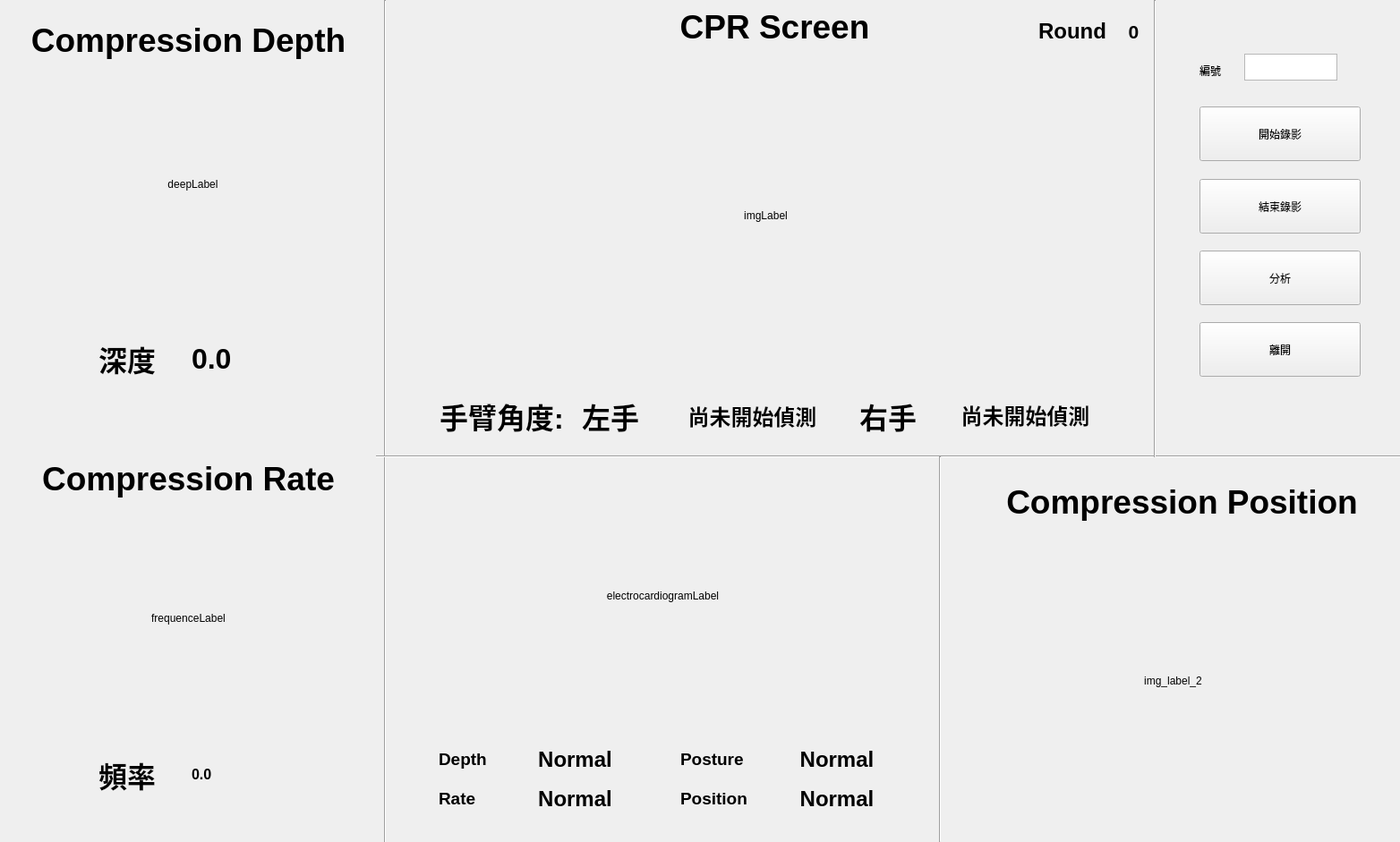
<?xml version="1.0" encoding="UTF-8"?>
<ui version="4.0">
 <class>Form</class>
 <widget class="QWidget" name="Form">
  <property name="geometry">
   <rect>
    <x>0</x>
    <y>0</y>
    <width>1564</width>
    <height>941</height>
   </rect>
  </property>
  <property name="windowTitle">
   <string>AI CPR </string>
  </property>
  <widget class="QLabel" name="img_label">
   <property name="geometry">
    <rect>
     <x>500</x>
     <y>60</y>
     <width>711</width>
     <height>361</height>
    </rect>
   </property>
   <property name="text">
    <string>imgLabel</string>
   </property>
   <property name="alignment">
    <set>Qt::AlignCenter</set>
   </property>
  </widget>
  <widget class="QPushButton" name="startVideo">
   <property name="geometry">
    <rect>
     <x>1340</x>
     <y>119</y>
     <width>180</width>
     <height>61</height>
    </rect>
   </property>
   <property name="text">
    <string>開始錄影</string>
   </property>
  </widget>
  <widget class="QPushButton" name="stopVideo">
   <property name="geometry">
    <rect>
     <x>1340</x>
     <y>200</y>
     <width>180</width>
     <height>61</height>
    </rect>
   </property>
   <property name="text">
    <string>結束錄影</string>
   </property>
  </widget>
  <widget class="QPushButton" name="exit_btn">
   <property name="geometry">
    <rect>
     <x>1340</x>
     <y>360</y>
     <width>180</width>
     <height>61</height>
    </rect>
   </property>
   <property name="text">
    <string>離開</string>
   </property>
  </widget>
  <widget class="QLabel" name="label_2">
   <property name="geometry">
    <rect>
     <x>1340</x>
     <y>70</y>
     <width>67</width>
     <height>17</height>
    </rect>
   </property>
   <property name="text">
    <string>編號</string>
   </property>
  </widget>
  <widget class="QTextEdit" name="Id">
   <property name="geometry">
    <rect>
     <x>1390</x>
     <y>60</y>
     <width>104</width>
     <height>30</height>
    </rect>
   </property>
  </widget>
  <widget class="QLabel" name="poseLabel">
   <property name="geometry">
    <rect>
     <x>470</x>
     <y>550</y>
     <width>541</width>
     <height>231</height>
    </rect>
   </property>
   <property name="text">
    <string>electrocardiogramLabel</string>
   </property>
   <property name="alignment">
    <set>Qt::AlignCenter</set>
   </property>
  </widget>
  <widget class="QLabel" name="frequenceLabel">
   <property name="geometry">
    <rect>
     <x>30</x>
     <y>590</y>
     <width>361</width>
     <height>201</height>
    </rect>
   </property>
   <property name="text">
    <string>frequenceLabel</string>
   </property>
   <property name="alignment">
    <set>Qt::AlignCenter</set>
   </property>
  </widget>
  <widget class="QLabel" name="deepLabel">
   <property name="geometry">
    <rect>
     <x>40</x>
     <y>100</y>
     <width>351</width>
     <height>211</height>
    </rect>
   </property>
   <property name="text">
    <string>deepLabel</string>
   </property>
   <property name="alignment">
    <set>Qt::AlignCenter</set>
   </property>
  </widget>
  <widget class="QPushButton" name="analysisBtn">
   <property name="geometry">
    <rect>
     <x>1340</x>
     <y>280</y>
     <width>180</width>
     <height>61</height>
    </rect>
   </property>
   <property name="text">
    <string>分析</string>
   </property>
  </widget>
  <widget class="QWidget" name="layoutWidget">
   <property name="geometry">
    <rect>
     <x>110</x>
     <y>350</y>
     <width>201</width>
     <height>101</height>
    </rect>
   </property>
   <layout class="QHBoxLayout" name="horizontalLayout_3">
    <item>
     <widget class="QLabel" name="label">
      <property name="font">
       <font>
        <pointsize>24</pointsize>
        <bold>true</bold>
       </font>
      </property>
      <property name="text">
       <string>深度</string>
      </property>
     </widget>
    </item>
    <item>
     <widget class="QLabel" name="depthLabel">
      <property name="font">
       <font>
        <pointsize>24</pointsize>
        <bold>true</bold>
       </font>
      </property>
      <property name="text">
       <string>0.0</string>
      </property>
     </widget>
    </item>
   </layout>
  </widget>
  <widget class="QWidget" name="layoutWidget">
   <property name="geometry">
    <rect>
     <x>110</x>
     <y>810</y>
     <width>201</width>
     <height>111</height>
    </rect>
   </property>
   <layout class="QHBoxLayout" name="horizontalLayout_4">
    <item>
     <widget class="QLabel" name="label_5">
      <property name="font">
       <font>
        <pointsize>24</pointsize>
        <bold>true</bold>
       </font>
      </property>
      <property name="text">
       <string>頻率</string>
      </property>
     </widget>
    </item>
    <item>
     <widget class="QLabel" name="frequencyLabel">
      <property name="font">
       <font>
        <pointsize>12</pointsize>
        <bold>true</bold>
       </font>
      </property>
      <property name="text">
       <string>0.0</string>
      </property>
     </widget>
    </item>
   </layout>
  </widget>
  <widget class="Line" name="line">
   <property name="geometry">
    <rect>
     <x>420</x>
     <y>0</y>
     <width>20</width>
     <height>981</height>
    </rect>
   </property>
   <property name="orientation">
    <enum>Qt::Vertical</enum>
   </property>
  </widget>
  <widget class="Line" name="line_2">
   <property name="geometry">
    <rect>
     <x>420</x>
     <y>500</y>
     <width>1211</width>
     <height>20</height>
    </rect>
   </property>
   <property name="orientation">
    <enum>Qt::Horizontal</enum>
   </property>
  </widget>
  <widget class="QLabel" name="label_8">
   <property name="geometry">
    <rect>
     <x>10</x>
     <y>10</y>
     <width>401</width>
     <height>71</height>
    </rect>
   </property>
   <property name="font">
    <font>
     <pointsize>24</pointsize>
     <bold>true</bold>
    </font>
   </property>
   <property name="text">
    <string>&lt;html&gt;&lt;head/&gt;&lt;body&gt;&lt;p align=&quot;center&quot;&gt;&lt;span style=&quot; font-size:28pt;&quot;&gt;Compression  Depth&lt;/span&gt;&lt;/p&gt;&lt;/body&gt;&lt;/html&gt;</string>
   </property>
  </widget>
  <widget class="QLabel" name="label_7">
   <property name="geometry">
    <rect>
     <x>0</x>
     <y>500</y>
     <width>421</width>
     <height>71</height>
    </rect>
   </property>
   <property name="font">
    <font>
     <pointsize>24</pointsize>
     <bold>true</bold>
    </font>
   </property>
   <property name="text">
    <string>&lt;html&gt;&lt;head/&gt;&lt;body&gt;&lt;p align=&quot;center&quot;&gt;&lt;span style=&quot; font-size:28pt;&quot;&gt;Compression  Rate&lt;/span&gt;&lt;/p&gt;&lt;/body&gt;&lt;/html&gt;</string>
   </property>
  </widget>
  <widget class="Line" name="line_3">
   <property name="geometry">
    <rect>
     <x>1280</x>
     <y>0</y>
     <width>20</width>
     <height>511</height>
    </rect>
   </property>
   <property name="orientation">
    <enum>Qt::Vertical</enum>
   </property>
  </widget>
  <widget class="QLabel" name="label_20">
   <property name="geometry">
    <rect>
     <x>720</x>
     <y>0</y>
     <width>291</width>
     <height>61</height>
    </rect>
   </property>
   <property name="font">
    <font>
     <pointsize>24</pointsize>
     <bold>true</bold>
    </font>
   </property>
   <property name="text">
    <string>&lt;html&gt;&lt;head/&gt;&lt;body&gt;&lt;p align=&quot;center&quot;&gt;&lt;span style=&quot; font-size:28pt;&quot;&gt;CPR Screen&lt;/span&gt;&lt;/p&gt;&lt;/body&gt;&lt;/html&gt;</string>
   </property>
  </widget>
  <widget class="QWidget" name="horizontalLayoutWidget">
   <property name="geometry">
    <rect>
     <x>1160</x>
     <y>10</y>
     <width>131</width>
     <height>51</height>
    </rect>
   </property>
   <layout class="QHBoxLayout" name="horizontalLayout_5">
    <item>
     <widget class="QLabel" name="Round">
      <property name="font">
       <font>
        <pointsize>24</pointsize>
        <bold>true</bold>
       </font>
      </property>
      <property name="text">
       <string>&lt;html&gt;&lt;head/&gt;&lt;body&gt;&lt;p align=&quot;center&quot;&gt;&lt;span style=&quot; font-size:18pt;&quot;&gt;Round&lt;/span&gt;&lt;/p&gt;&lt;/body&gt;&lt;/html&gt;</string>
      </property>
     </widget>
    </item>
    <item>
     <widget class="QLabel" name="round">
      <property name="font">
       <font>
        <pointsize>24</pointsize>
        <bold>true</bold>
       </font>
      </property>
      <property name="text">
       <string>&lt;html&gt;&lt;head/&gt;&lt;body&gt;&lt;p align=&quot;center&quot;&gt;&lt;span style=&quot; font-size:16pt;&quot;&gt;0&lt;/span&gt;&lt;/p&gt;&lt;/body&gt;&lt;/html&gt;</string>
      </property>
     </widget>
    </item>
   </layout>
  </widget>
  <widget class="QLabel" name="armangle">
   <property name="geometry">
    <rect>
     <x>480</x>
     <y>441</y>
     <width>161</width>
     <height>49</height>
    </rect>
   </property>
   <property name="font">
    <font>
     <pointsize>24</pointsize>
     <bold>true</bold>
    </font>
   </property>
   <property name="text">
    <string>&lt;html&gt;&lt;head/&gt;&lt;body&gt;&lt;p align=&quot;center&quot;&gt;手臂角度:&lt;/p&gt;&lt;/body&gt;&lt;/html&gt;</string>
   </property>
  </widget>
  <widget class="QWidget" name="verticalLayoutWidget">
   <property name="geometry">
    <rect>
     <x>490</x>
     <y>830</y>
     <width>201</width>
     <height>82</height>
    </rect>
   </property>
   <layout class="QVBoxLayout" name="verticalLayout">
    <item>
     <layout class="QHBoxLayout" name="horizontalLayout_6">
      <item>
       <widget class="QLabel" name="label_10">
        <property name="maximumSize">
         <size>
          <width>126</width>
          <height>16777215</height>
         </size>
        </property>
        <property name="font">
         <font>
          <pointsize>24</pointsize>
          <bold>true</bold>
         </font>
        </property>
        <property name="text">
         <string>&lt;html&gt;&lt;head/&gt;&lt;body&gt;&lt;p&gt;&lt;span style=&quot; font-size:14pt;&quot;&gt;Depth&lt;/span&gt;&lt;/p&gt;&lt;/body&gt;&lt;/html&gt;</string>
        </property>
       </widget>
      </item>
      <item>
       <widget class="QLabel" name="label_22">
        <property name="font">
         <font>
          <pointsize>24</pointsize>
          <bold>true</bold>
         </font>
        </property>
        <property name="text">
         <string>&lt;html&gt;&lt;head/&gt;&lt;body&gt;&lt;p align=&quot;center&quot;&gt;&lt;span style=&quot; font-size:18pt; color:#000000;&quot;&gt;Normal&lt;/span&gt;&lt;/p&gt;&lt;/body&gt;&lt;/html&gt;</string>
        </property>
       </widget>
      </item>
     </layout>
    </item>
    <item>
     <layout class="QHBoxLayout" name="horizontalLayout_7">
      <item>
       <widget class="QLabel" name="label_11">
        <property name="font">
         <font>
          <pointsize>24</pointsize>
          <bold>true</bold>
         </font>
        </property>
        <property name="text">
         <string>&lt;html&gt;&lt;head/&gt;&lt;body&gt;&lt;p&gt;&lt;span style=&quot; font-size:14pt;&quot;&gt;   Rate&lt;/span&gt;&lt;/p&gt;&lt;/body&gt;&lt;/html&gt;</string>
        </property>
       </widget>
      </item>
      <item>
       <widget class="QLabel" name="label_18">
        <property name="font">
         <font>
          <pointsize>24</pointsize>
          <bold>true</bold>
         </font>
        </property>
        <property name="text">
         <string>&lt;html&gt;&lt;head/&gt;&lt;body&gt;&lt;p align=&quot;center&quot;&gt;&lt;span style=&quot; font-size:18pt; color:#000000;&quot;&gt;Normal&lt;/span&gt;&lt;/p&gt;&lt;/body&gt;&lt;/html&gt;</string>
        </property>
       </widget>
      </item>
     </layout>
    </item>
   </layout>
  </widget>
  <widget class="QWidget" name="verticalLayoutWidget_2">
   <property name="geometry">
    <rect>
     <x>760</x>
     <y>830</y>
     <width>231</width>
     <height>82</height>
    </rect>
   </property>
   <layout class="QVBoxLayout" name="verticalLayout_2">
    <item>
     <layout class="QHBoxLayout" name="horizontalLayout_8">
      <item>
       <widget class="QLabel" name="label_12">
        <property name="font">
         <font>
          <pointsize>24</pointsize>
          <bold>true</bold>
         </font>
        </property>
        <property name="text">
         <string>&lt;html&gt;&lt;head/&gt;&lt;body&gt;&lt;p&gt;&lt;span style=&quot; font-size:14pt;&quot;&gt;Posture&lt;/span&gt;&lt;/p&gt;&lt;/body&gt;&lt;/html&gt;</string>
        </property>
       </widget>
      </item>
      <item>
       <widget class="QLabel" name="postureLabel">
        <property name="font">
         <font>
          <pointsize>24</pointsize>
          <bold>true</bold>
         </font>
        </property>
        <property name="text">
         <string>&lt;html&gt;&lt;head/&gt;&lt;body&gt;&lt;p align=&quot;center&quot;&gt;&lt;span style=&quot; font-size:18pt; color:#000000;&quot;&gt;Normal&lt;/span&gt;&lt;/p&gt;&lt;/body&gt;&lt;/html&gt;</string>
        </property>
       </widget>
      </item>
     </layout>
    </item>
    <item>
     <layout class="QHBoxLayout" name="horizontalLayout_9">
      <item>
       <widget class="QLabel" name="label_13">
        <property name="font">
         <font>
          <pointsize>24</pointsize>
          <bold>true</bold>
         </font>
        </property>
        <property name="text">
         <string>&lt;html&gt;&lt;head/&gt;&lt;body&gt;&lt;p&gt;&lt;span style=&quot; font-size:14pt;&quot;&gt;Position&lt;/span&gt;&lt;/p&gt;&lt;/body&gt;&lt;/html&gt;</string>
        </property>
       </widget>
      </item>
      <item>
       <widget class="QLabel" name="label_17">
        <property name="font">
         <font>
          <pointsize>24</pointsize>
          <bold>true</bold>
         </font>
        </property>
        <property name="text">
         <string>&lt;html&gt;&lt;head/&gt;&lt;body&gt;&lt;p align=&quot;center&quot;&gt;&lt;span style=&quot; font-size:18pt; color:#000000;&quot;&gt;Normal&lt;/span&gt;&lt;/p&gt;&lt;/body&gt;&lt;/html&gt;</string>
        </property>
       </widget>
      </item>
     </layout>
    </item>
   </layout>
  </widget>
  <widget class="QLabel" name="label_15">
   <property name="geometry">
    <rect>
     <x>1110</x>
     <y>540</y>
     <width>421</width>
     <height>51</height>
    </rect>
   </property>
   <property name="font">
    <font>
     <pointsize>24</pointsize>
     <bold>true</bold>
    </font>
   </property>
   <property name="text">
    <string>&lt;html&gt;&lt;head/&gt;&lt;body&gt;&lt;p align=&quot;center&quot;&gt;&lt;span style=&quot; font-size:28pt;&quot;&gt;Compression Position&lt;/span&gt;&lt;/p&gt;&lt;/body&gt;&lt;/html&gt;</string>
   </property>
   <property name="alignment">
    <set>Qt::AlignHCenter|Qt::AlignTop</set>
   </property>
  </widget>
  <widget class="Line" name="line_4">
   <property name="geometry">
    <rect>
     <x>1040</x>
     <y>510</y>
     <width>20</width>
     <height>431</height>
    </rect>
   </property>
   <property name="orientation">
    <enum>Qt::Vertical</enum>
   </property>
  </widget>
  <widget class="QLabel" name="img_label_2">
   <property name="geometry">
    <rect>
     <x>1090</x>
     <y>620</y>
     <width>441</width>
     <height>281</height>
    </rect>
   </property>
   <property name="text">
    <string>img_label_2</string>
   </property>
   <property name="alignment">
    <set>Qt::AlignCenter</set>
   </property>
  </widget>
  <widget class="QLabel" name="label_4">
   <property name="enabled">
    <bool>true</bool>
   </property>
   <property name="geometry">
    <rect>
     <x>650</x>
     <y>420</y>
     <width>79</width>
     <height>89</height>
    </rect>
   </property>
   <property name="font">
    <font>
     <family>Ubuntu Condensed</family>
     <pointsize>24</pointsize>
     <bold>true</bold>
    </font>
   </property>
   <property name="text">
    <string>左手</string>
   </property>
  </widget>
  <widget class="QLabel" name="left_hand">
   <property name="geometry">
    <rect>
     <x>730</x>
     <y>430</y>
     <width>221</width>
     <height>71</height>
    </rect>
   </property>
   <property name="font">
    <font>
     <family>Ubuntu Condensed</family>
     <pointsize>24</pointsize>
     <bold>true</bold>
    </font>
   </property>
   <property name="text">
    <string>&lt;html&gt;&lt;head/&gt;&lt;body&gt;&lt;p align=&quot;center&quot;&gt;&lt;span style=&quot; font-size:18pt;&quot;&gt;尚未開始偵測&lt;/span&gt;&lt;/p&gt;&lt;/body&gt;&lt;/html&gt;</string>
   </property>
  </widget>
  <widget class="QLabel" name="label_3">
   <property name="geometry">
    <rect>
     <x>960</x>
     <y>420</y>
     <width>79</width>
     <height>89</height>
    </rect>
   </property>
   <property name="font">
    <font>
     <family>Ubuntu Condensed</family>
     <pointsize>24</pointsize>
     <bold>true</bold>
    </font>
   </property>
   <property name="text">
    <string>右手</string>
   </property>
  </widget>
  <widget class="QLabel" name="right_hand">
   <property name="geometry">
    <rect>
     <x>1040</x>
     <y>420</y>
     <width>211</width>
     <height>89</height>
    </rect>
   </property>
   <property name="font">
    <font>
     <family>Ubuntu Condensed</family>
     <pointsize>24</pointsize>
     <bold>true</bold>
    </font>
   </property>
   <property name="text">
    <string>&lt;html&gt;&lt;head/&gt;&lt;body&gt;&lt;p align=&quot;center&quot;&gt;&lt;span style=&quot; font-size:18pt;&quot;&gt;尚未開始偵測&lt;/span&gt;&lt;/p&gt;&lt;/body&gt;&lt;/html&gt;</string>
   </property>
  </widget>
 </widget>
 <resources/>
 <connections/>
</ui>
